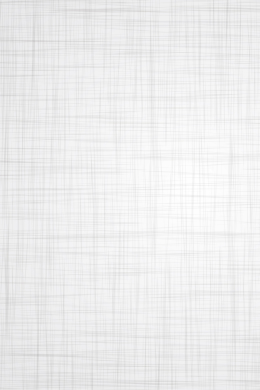
#> input picture Labs/autonomous-artistic-agent/test/1.jpg, 260 x 390 px
$ python BuildSupper.py
#> lines starting #> are read from the running program, lines starting #| are printed output that depends on the picture
import random
from PIL import Image, ImageDraw, ImageFont

methods=['Boil','Fry','Deep Fry']
meat = ['Pork','Chicken','Beef']
veg=['Garlic','Broccli','Apple']
drink=['Maple Tea','Soda','Orange Juice']
fontColor = ['#826260','#953827','#A4AA51','#AA7534','#60754E','#744644']


#build image

def buildImage():
    global img,font1,font2,draw
    # get background
    img = Image.open('1.jpg')
#> img is the input picture: PIL image 260x390 RGB; mean R, G, B 237, 237, 237.3
    draw = ImageDraw.Draw(img)
    # set font
    font1 = ImageFont.truetype("arial.ttf", size=30)
    font2 = ImageFont.truetype("arial.ttf", size=26)
    # write
    drawSentence ()
    #save img
    img.save('today.jpg')
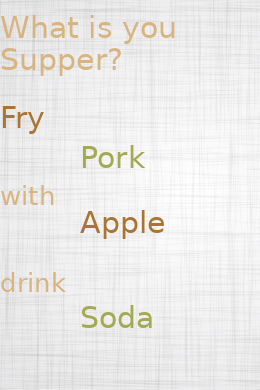
#> saved as today.jpg: PIL image 260x390 RGB; mean R, G, B 235.2, 233.9, 231.4


def drawSentence ():
    draw.text((0,10),'What is you\nSupper?',fill='#D8B481',font=font1)
    draw.text((0,100),random.choice(methods),fill=random.choice(fontColor),font=font1)
    draw.text((80,140),random.choice(meat),fill=random.choice(fontColor),font=font1)
    draw.text((80,205),random.choice(veg),fill=random.choice(fontColor),font=font1)
    draw.text((0,180),'with\n\n\ndrink',fill='#D8B481',font=font2)
    draw.text((80,300),random.choice(drink),fill=random.choice(fontColor),font=font1)
buildImage()
